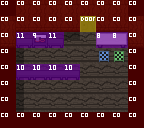

A level layout from a 2D game, rendered from its tile map. Below: a short description, then the map file with its tile-grid data intact:
An orthogonal 9x8 tile map with 16x16 px tiles, 3 tile layers (Tile Layer 1, Tile Layer 2, Tile Layer 3), 2 tilesets.

<map version="1.0" tiledversion="2017.10.31" orientation="orthogonal" renderorder="right-down" width="9" height="8" tilewidth="16" tileheight="16" infinite="0" nextobjectid="1">
 <tileset firstgid="1" source="../tilesets/world-tileset.tsx" />
 <tileset firstgid="4097" source="../tilesets/collision-tileset.tsx" />
 <layer name="Tile Layer 1" width="9" height="8">
  <data encoding="csv">
1,4,4,4,4,4,4,4,1,
3,68,68,68,68,259,68,68,3,
67,193,129,129,129,2,129,129,67,
1,66,2,2,2,2,2,2,1,
1,66,2,2,2,2,2,2,1,
1,66,2,2,2,2,2,2,1,
1,66,2,2,2,2,2,2,1,
1,1,1,1,1,1,1,1,1
</data>
 </layer>
 <layer name="Tile Layer 2" width="9" height="8">
  <data encoding="csv">
0,0,0,0,0,0,0,0,0,
0,0,0,0,0,0,0,0,0,
0,205,138,206,0,0,325,326,0,
0,0,0,0,0,0,261,262,0,
0,205,204,204,206,0,0,0,0,
0,0,0,0,0,0,0,0,0,
0,0,0,0,0,0,0,0,0,
0,0,0,0,0,0,0,0,0
</data>
 </layer>
 <layer name="Tile Layer 3" width="9" height="8">
  <data encoding="csv">
4098,4098,4098,4098,4098,4098,4098,4098,4098,
4098,4098,4098,4098,4098,4099,4098,4098,4098,
4098,4108,4106,4108,0,0,4105,4105,4098,
4098,0,0,0,0,0,0,0,4098,
4098,4107,4107,4107,4107,0,0,0,4098,
4098,0,0,0,0,0,0,0,4098,
4098,0,0,0,0,0,0,0,4098,
4098,4098,4098,4098,4098,4098,4098,4098,4098
</data>
 </layer>
</map>